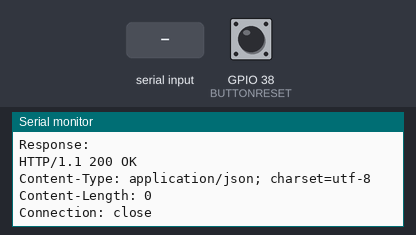
Simulated run of this sketch. Board: ESP8266 (NodeMCU). Parts: the last lines printed to the serial monitor. Inputs (shaded band) come from the test bench; at power-on: GPIO 38 (BUTTONRESET) LOW. WiFi joins after 1.5 s; servers stay silent unless stated; uploads are accepted with an empty reply.

Above: at 2.7 s.
2.8 s: "90,45\n" received over the second serial link
At 4.22 s:
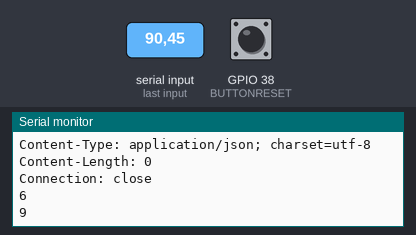
7.6 s: "y90\n" received over the second serial link
At 11.87 s:
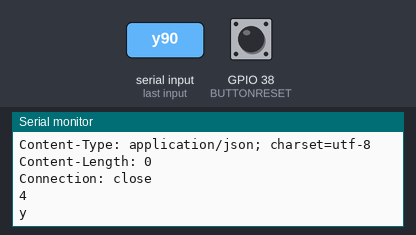
12.4 s: "x90\n" received over the second serial link
At 17.04 s:
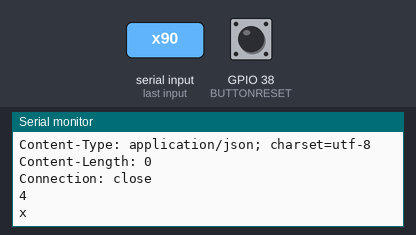
Timing chart, 0 to 18.5 s (numbered marks = the images above; inputs shaded):
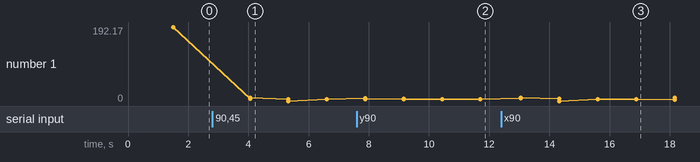

The sketch:

ESP32-S2_Slave.ino
```cpp
#include <IRsend.h>
#include <WiFi.h>
#include <WebServer.h>
#include <IRremoteESP8266.h>
#include <IRrecv.h>
#include <IRutils.h>

#define DECODE_NEC

#define MYPORT_TX 42
#define MYPORT_RX 41

#define IRLED 40
#define IRREC 39
#define BUTTONRESET 38

#define stopSendTimeout 2000
#define resetSendTimeout 5000

#define IRsendTime 1000
#define dataUpdateTime 500

const char* ssid = "Danladman";
const char* password = "lol123456";
IPAddress staticIP(192, 168, 1, 211);     // Slave ESP32-S2: 211
IPAddress gateway(192, 168, 1, 1);
IPAddress subnet(255, 255, 255, 0);

const char* host = "192.168.1.210";       // Master ESP32-S2: 210

WebServer varsExchange;
WiFiClient client;

bool buttonInputValue = 0;
String header;

int masterPoints = 0;
int slavePoints = 0;

bool lockIRSender = false;                  // Lock for bluetooth-controlled shooting action
unsigned long infraRedSendTimestamp = 0;    // Timestamp for IR-lock

IRsend InfraredLED(IRLED);

IRrecv irrecv(IRREC);

decode_results results;

void setup() {
  Serial.begin(115200);
  Serial1.begin(9600, SERIAL_8N1, MYPORT_RX, MYPORT_TX);
  Serial.println("Start");
  InfraredLED.begin();

  WiFi.config(staticIP, gateway, subnet);
  WiFi.begin(ssid, password);
  Serial.print("Connecting to WiFi ..");
  while (WiFi.status() != WL_CONNECTED) {
    Serial.print('.');
    delay(100);
  }
  Serial.println(WiFi.localIP());
  varsExchange.on("/", handleSend);
  varsExchange.begin();

  irrecv.enableIRIn();
  pinMode(BUTTONRESET, INPUT);
}

char inByte = '0';

//void loop(){
//  InfraredLED.sendNEC(0xF00F55AA, 32);
//  delay(50);
//}

bool IRrecFlag = false;
unsigned long IRrecTimestamp = 0;
unsigned long dataUpdateTimestamp = 0;

void loop() {
  varsExchange.handleClient();
  if (lockIRSender) {
    if ((millis() - infraRedSendTimestamp) >= resetSendTimeout) {
      lockIRSender = false;
    }
    if ((millis() - infraRedSendTimestamp) < stopSendTimeout) {
      InfraredLED.sendNEC(0xF00F55AB, 32);      // AB -> 171
    }
  }


  if (Serial1.available() > 0) {
    Serial.println(Serial1.available());
    inByte = Serial1.read();
    Serial.println(inByte);
    if (!lockIRSender) {  // TODO: Lock IRremote and send to LED
      if (inByte == 'y') {
        lockIRSender = true;
        infraRedSendTimestamp = millis();
      } else if (inByte == 'x') {
        slavePoints++;
      }
    }
  }
  if (!IRrecFlag) {
    if (irrecv.decode(&results)) {
      // print() & println() can't handle printing long longs. (uint64_t)
      serialPrintUint64(results.value, HEX);
      Serial.println("");
      irrecv.resume();  // Receive the next value
      if (results.value == 170) {
        IRrecFlag = true;
        IRrecTimestamp = millis();
      }
    }
  }
  if (IRrecFlag) {
    if (millis() - IRrecTimestamp > IRsendTime) {
      IRrecFlag = false;
    }
  }

  if (millis() - dataUpdateTimestamp > dataUpdateTime) {
    if(client.connect(host,80)) {
    String url = "/";
    client.print(String("GET ") + url + " HTTP/1.1\r\n" + "Host: " + host +  "\r\n" +
                 "Connection: keep-alive\r\n\r\n"); // minimum set of required URL headers
    delay(10);
    // Read all the lines of the response and print them to Serial
    Serial.println("Response: ");
    while(client.available()){
      String line = client.readStringUntil('\r');
      Serial.print(line);

      masterPoints = line.toInt();
      }
    }
  }

  buttonInputValue = digitalRead(BUTTONRESET);
  if (buttonInputValue) {
    slavePoints = 0;
  }
}

void handleSend() {
  varsExchange.send(200, "text/plain", String(slavePoints));
}
```

Measured:
- after the input at 2.8 s, the serial monitor: prints a new line after 1.3 s (image 1)
- after the input at 7.6 s, the serial monitor: prints a new line after 0.28 s (image 2)
- after the input at 12.4 s, the serial monitor: prints a new line after 0.65 s (image 3)
- plotted number 1: 192.17 → 4 after the input at 2.8 s
